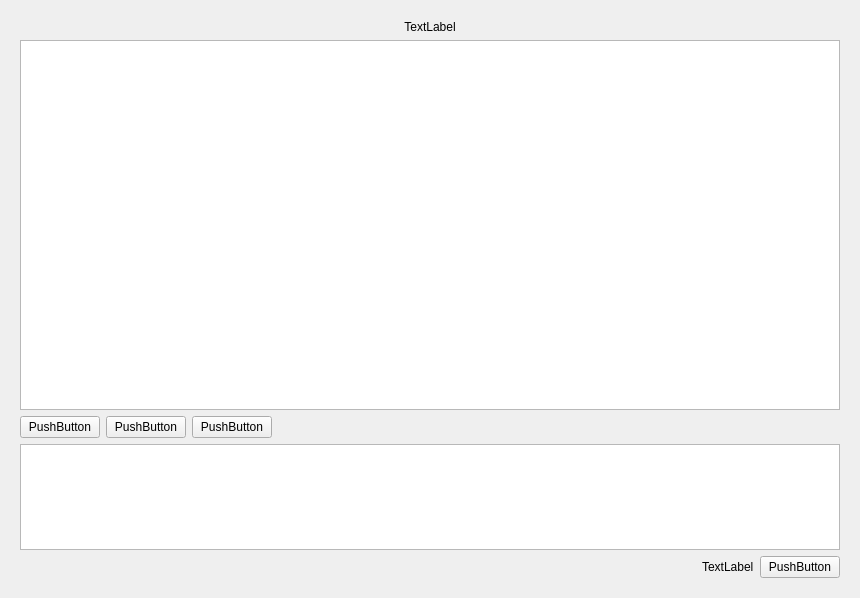
<?xml version="1.0" encoding="UTF-8"?>
<ui version="4.0">
 <class>Form</class>
 <widget class="QWidget" name="Form">
  <property name="geometry">
   <rect>
    <x>0</x>
    <y>0</y>
    <width>860</width>
    <height>598</height>
   </rect>
  </property>
  <property name="windowTitle">
   <string>Form</string>
  </property>
  <layout class="QHBoxLayout" name="horizontalLayout_3">
   <item>
    <widget class="QWidget" name="widget" native="true">
     <layout class="QVBoxLayout" name="verticalLayout" stretch="0,7,0,2,0">
      <item>
       <widget class="QLabel" name="label_2">
        <property name="text">
         <string>TextLabel</string>
        </property>
        <property name="alignment">
         <set>Qt::AlignCenter</set>
        </property>
       </widget>
      </item>
      <item>
       <widget class="QListWidget" name="listWidget"/>
      </item>
      <item>
       <layout class="QHBoxLayout" name="horizontalLayout">
        <item>
         <widget class="QPushButton" name="pushButton_2">
          <property name="text">
           <string>PushButton</string>
          </property>
         </widget>
        </item>
        <item>
         <widget class="QPushButton" name="pushButton_3">
          <property name="text">
           <string>PushButton</string>
          </property>
         </widget>
        </item>
        <item>
         <widget class="QPushButton" name="pushButton">
          <property name="text">
           <string>PushButton</string>
          </property>
         </widget>
        </item>
        <item>
         <spacer name="horizontalSpacer_2">
          <property name="orientation">
           <enum>Qt::Horizontal</enum>
          </property>
          <property name="sizeHint" stdset="0">
           <size>
            <width>40</width>
            <height>20</height>
           </size>
          </property>
         </spacer>
        </item>
       </layout>
      </item>
      <item>
       <widget class="QTextEdit" name="textEdit"/>
      </item>
      <item>
       <layout class="QHBoxLayout" name="horizontalLayout_2">
        <item>
         <spacer name="horizontalSpacer">
          <property name="orientation">
           <enum>Qt::Horizontal</enum>
          </property>
          <property name="sizeHint" stdset="0">
           <size>
            <width>40</width>
            <height>20</height>
           </size>
          </property>
         </spacer>
        </item>
        <item>
         <widget class="QLabel" name="label">
          <property name="text">
           <string>TextLabel</string>
          </property>
         </widget>
        </item>
        <item>
         <widget class="QPushButton" name="pushButton_4">
          <property name="text">
           <string>PushButton</string>
          </property>
         </widget>
        </item>
       </layout>
      </item>
     </layout>
    </widget>
   </item>
  </layout>
  <zorder>widget</zorder>
  <zorder>label</zorder>
 </widget>
 <resources/>
 <connections/>
</ui>
